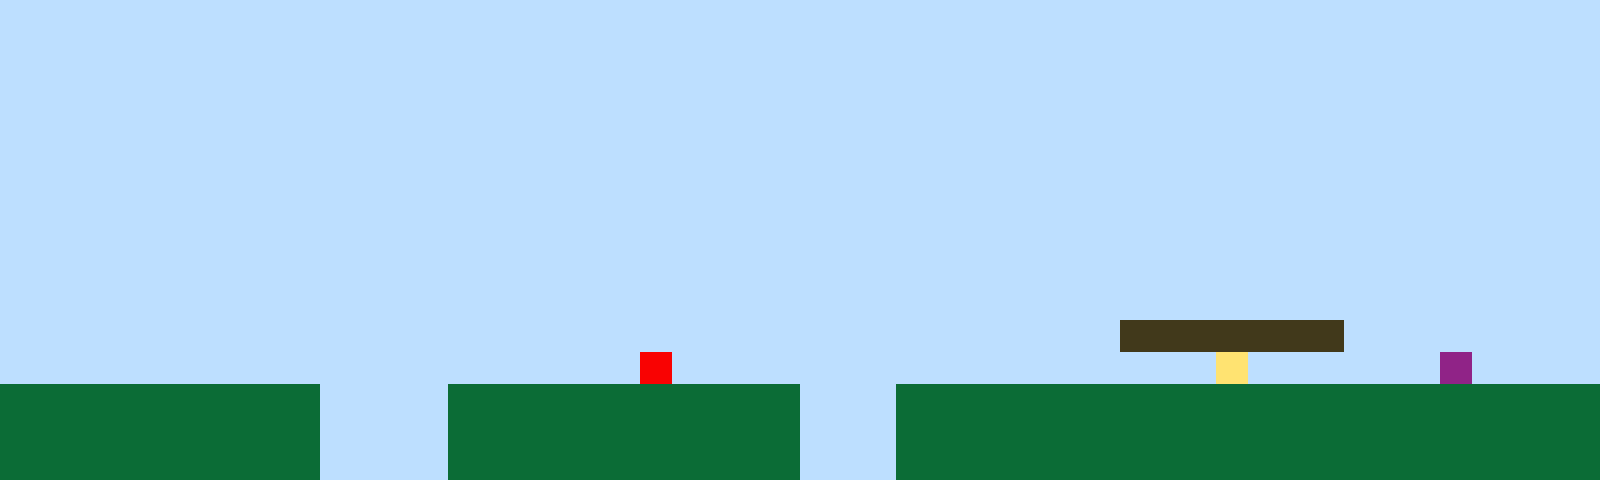

A level layout from a 2D game, rendered from its tile map. Below: a short description, then the map file with its tile-grid data intact:
An orthogonal 50x15 tile map with 32x32 px tiles, 1 tile layer (Tile Layer 1).

<map version="1.10" tiledversion="1.11.2" orientation="orthogonal" renderorder="right-up" width="50" height="15" tilewidth="32" tileheight="32" infinite="0" nextlayerid="2" nextobjectid="1"><editorsettings><export target="map1.csv" format="csv" /></editorsettings><tileset firstgid="1" name="sprites" tilewidth="32" tileheight="32" tilecount="6" columns="3"><image source="sprites.png" width="96" height="64" /></tileset><layer id="1" name="Tile Layer 1" width="50" height="15"><data encoding="csv">1,1,1,1,1,1,1,1,1,1,1,1,1,1,1,1,1,1,1,1,1,1,1,1,1,1,1,1,1,1,1,1,1,1,1,1,1,1,1,1,1,1,1,1,1,1,1,1,1,1,1,1,1,1,1,1,1,1,1,1,1,1,1,1,1,1,1,1,1,1,1,1,1,1,1,1,1,1,1,1,1,1,1,1,1,1,1,1,1,1,1,1,1,1,1,1,1,1,1,1,1,1,1,1,1,1,1,1,1,1,1,1,1,1,1,1,1,1,1,1,1,1,1,1,1,1,1,1,1,1,1,1,1,1,1,1,1,1,1,1,1,1,1,1,1,1,1,1,1,1,1,1,1,1,1,1,1,1,1,1,1,1,1,1,1,1,1,1,1,1,1,1,1,1,1,1,1,1,1,1,1,1,1,1,1,1,1,1,1,1,1,1,1,1,1,1,1,1,1,1,1,1,1,1,1,1,1,1,1,1,1,1,1,1,1,1,1,1,1,1,1,1,1,1,1,1,1,1,1,1,1,1,1,1,1,1,1,1,1,1,1,1,1,1,1,1,1,1,1,1,1,1,1,1,1,1,1,1,1,1,1,1,1,1,1,1,1,1,1,1,1,1,1,1,1,1,1,1,1,1,1,1,1,1,1,1,1,1,1,1,1,1,1,1,1,1,1,1,1,1,1,1,1,1,1,1,1,1,1,1,1,1,1,1,1,1,1,1,1,1,1,1,1,1,1,1,1,1,1,1,1,1,1,1,1,1,1,1,1,1,1,1,1,1,1,1,1,1,1,1,1,1,1,1,1,1,1,1,1,1,1,1,1,1,1,1,1,1,1,1,1,1,1,1,1,1,1,1,1,1,1,1,1,1,1,1,1,1,1,1,1,1,1,1,1,1,1,1,1,1,1,1,1,1,1,1,1,1,1,1,1,1,1,1,1,1,1,1,1,1,1,1,1,1,1,1,1,1,1,1,1,1,1,1,1,1,1,1,1,1,1,1,1,1,1,1,1,1,1,1,1,1,1,1,1,1,1,1,1,1,1,1,1,1,1,1,1,1,1,1,1,1,1,1,1,1,1,1,1,1,1,1,1,1,1,1,1,1,1,1,1,1,1,1,1,1,1,1,1,1,1,1,1,1,1,1,1,1,1,1,1,1,1,1,1,1,1,1,1,1,1,1,1,1,1,1,1,1,1,1,1,1,1,1,1,3,3,3,3,3,3,3,1,1,1,1,1,1,1,1,1,1,1,1,1,1,1,1,1,1,1,1,1,1,1,1,1,1,1,1,5,1,1,1,1,1,1,1,1,1,1,1,1,1,1,1,1,1,4,1,1,1,1,1,1,6,1,1,1,1,2,2,2,2,2,2,2,2,2,2,1,1,1,1,2,2,2,2,2,2,2,2,2,2,2,1,1,1,2,2,2,2,2,2,2,2,2,2,2,2,2,2,2,2,2,2,2,2,2,2,2,2,2,2,2,2,2,2,2,2,1,1,1,1,2,2,2,2,2,2,2,2,2,2,2,1,1,1,2,2,2,2,2,2,2,2,2,2,2,2,2,2,2,2,2,2,2,2,2,2,2,2,2,2,2,2,2,2,2,2,1,1,1,1,2,2,2,2,2,2,2,2,2,2,2,1,1,1,2,2,2,2,2,2,2,2,2,2,2,2,2,2,2,2,2,2,2,2,2,2</data></layer></map>
